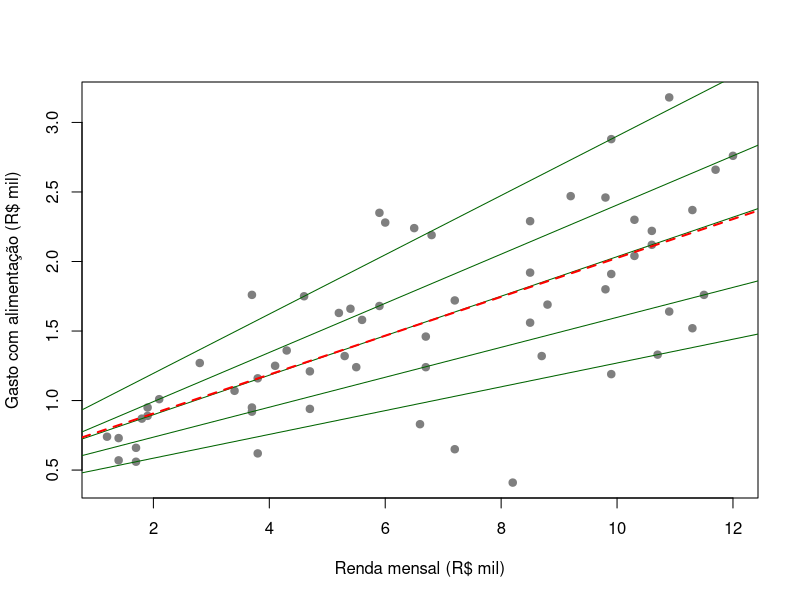
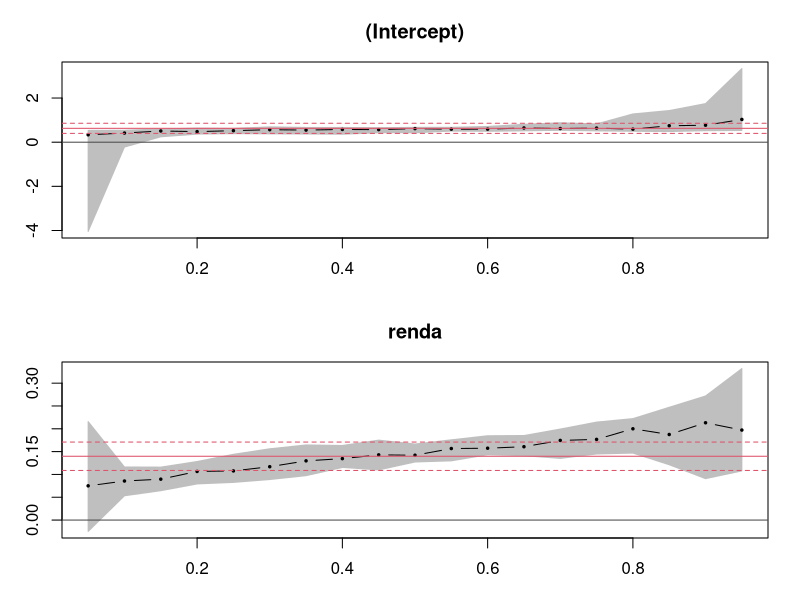

Generate these figures, in order, with R:
# Regressão quantílica: exemplo completo ----
# Pacote: quantreg. Instale uma única vez: install.packages("quantreg")
library(quantreg)

# 1. Dados: 60 domicílios; renda mensal e gasto com alimentação, em R$ mil (dados fictícios)
dados <- data.frame(
  renda = c(1.2, 1.4, 1.4, 1.7, 1.7, 1.8, 1.9, 1.9, 2.1, 2.8, 3.4, 3.7, 3.7, 3.7, 3.8,
            3.8, 4.1, 4.3, 4.6, 4.7, 4.7, 5.2, 5.3, 5.4, 5.5, 5.6, 5.9, 5.9, 6.0, 6.5,
            6.6, 6.7, 6.7, 6.8, 7.2, 7.2, 8.2, 8.5, 8.5, 8.5, 8.7, 8.8, 9.2, 9.8, 9.8,
            9.9, 9.9, 9.9, 10.3, 10.3, 10.6, 10.6, 10.7, 10.9, 10.9, 11.3, 11.3, 11.5, 11.7, 12.0),
  gasto = c(0.74, 0.73, 0.57, 0.56, 0.66, 0.87, 0.95, 0.89, 1.01, 1.27, 1.07, 0.92, 1.76, 0.95, 0.62,
            1.16, 1.25, 1.36, 1.75, 0.94, 1.21, 1.63, 1.32, 1.66, 1.24, 1.58, 1.68, 2.35, 2.28, 2.24,
            0.83, 1.46, 1.24, 2.19, 1.72, 0.65, 0.41, 2.29, 1.92, 1.56, 1.32, 1.69, 2.47, 1.80, 2.46,
            1.19, 2.88, 1.91, 2.04, 2.30, 2.12, 2.22, 1.33, 3.18, 1.64, 1.52, 2.37, 1.76, 2.66, 2.76))

# 2. Mínimos quadrados (referência): modela a média
mq <- lm(gasto ~ renda, data = dados)
summary(mq)

# 3. Heterocedasticidade: a variabilidade cresce com a renda
metade <- dados$renda <= median(dados$renda)
c(dp_rendas_baixas = sd(residuals(mq)[metade]), dp_rendas_altas = sd(residuals(mq)[!metade]))

# 4. Regressão quantílica em cinco quantis
modelo <- rq(gasto ~ renda, tau = c(0.10, 0.25, 0.50, 0.75, 0.90), data = dados)
modelo
summary(modelo, se = "boot", R = 1000)

# 5. As inclinações diferem entre os quantis?
anova(rq(gasto ~ renda, tau = 0.10, data = dados),
      rq(gasto ~ renda, tau = 0.90, data = dados))

# 6. Robustez: efeito de um valor atípico
dados2 <- dados; dados2$gasto[60] <- 9.00
c(mq_antes = coef(mq)[2], mq_depois = coef(lm(gasto ~ renda, data = dados2))[2],
  mediana_antes = coef(rq(gasto ~ renda, tau = 0.5, data = dados))[2],
  mediana_depois = coef(rq(gasto ~ renda, tau = 0.5, data = dados2))[2])

# 7. Gráficos
plot(gasto ~ renda, data = dados, pch = 19, col = "gray50",
     xlab = "Renda mensal (R$ mil)", ylab = "Gasto com alimentação (R$ mil)")
for (t in c(0.10, 0.25, 0.50, 0.75, 0.90)) abline(rq(gasto ~ renda, tau = t, data = dados), col = "darkgreen")
abline(mq, col = "red", lwd = 2, lty = 2)

# Como a inclinação varia ao longo dos quantis
plot(summary(rq(gasto ~ renda, tau = seq(0.05, 0.95, 0.05), data = dados)))
